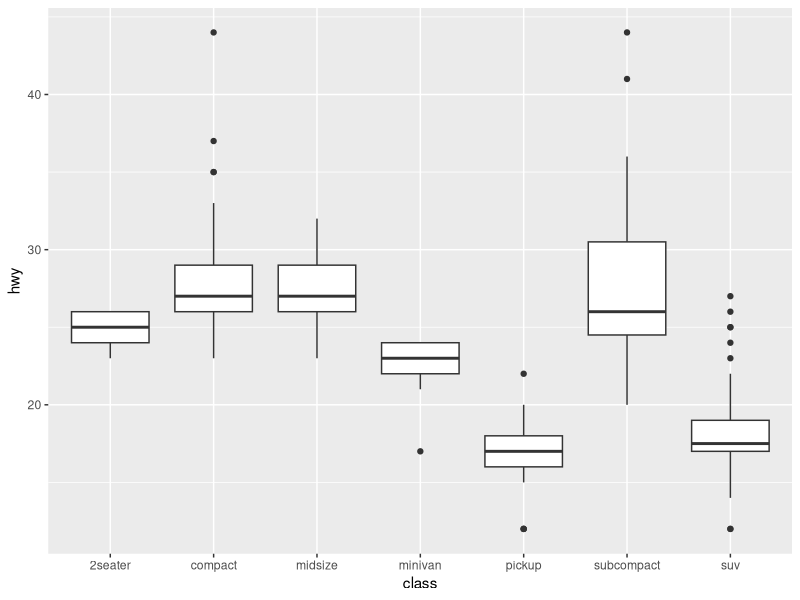
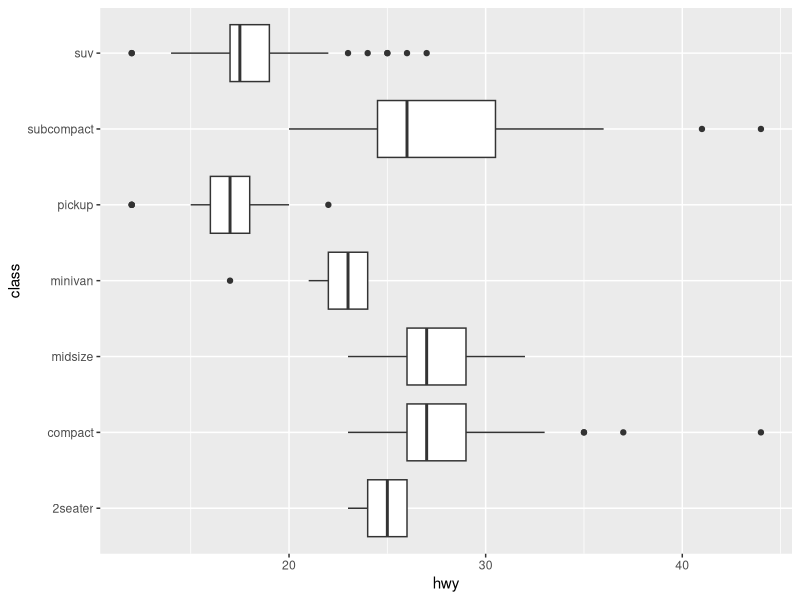
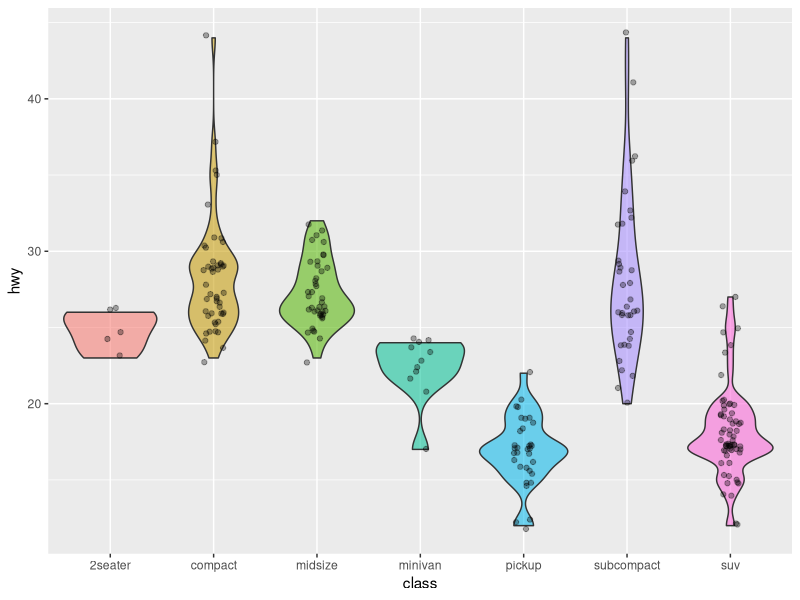
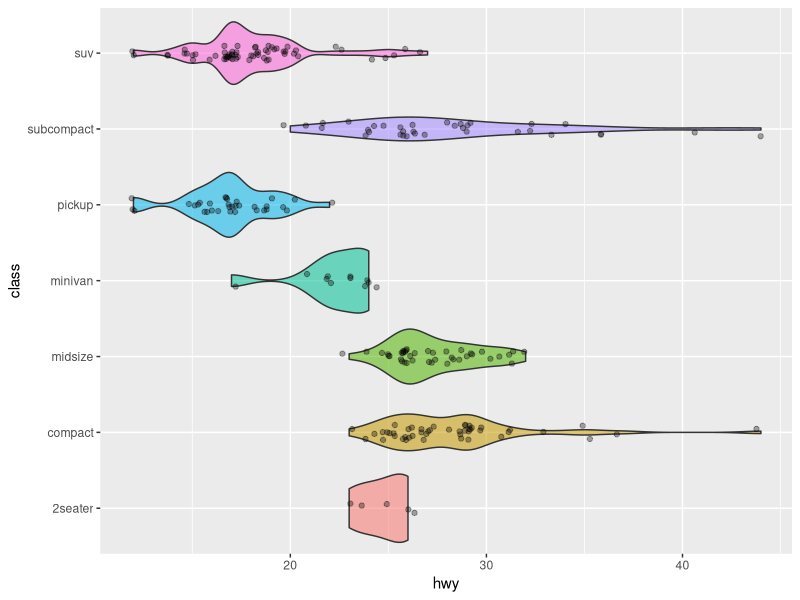
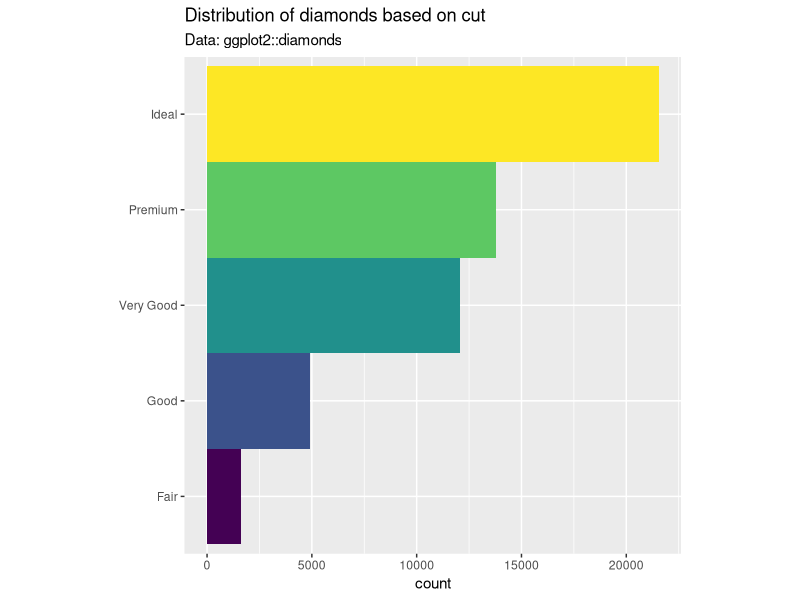
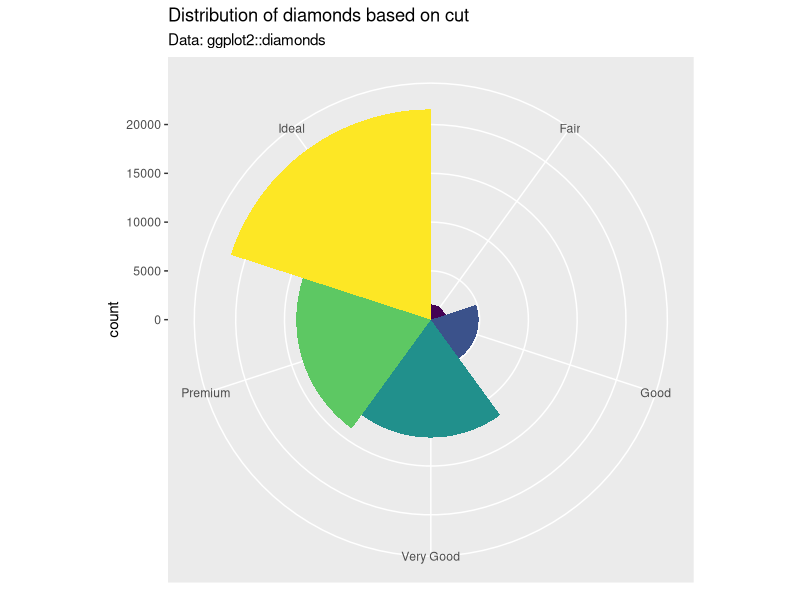
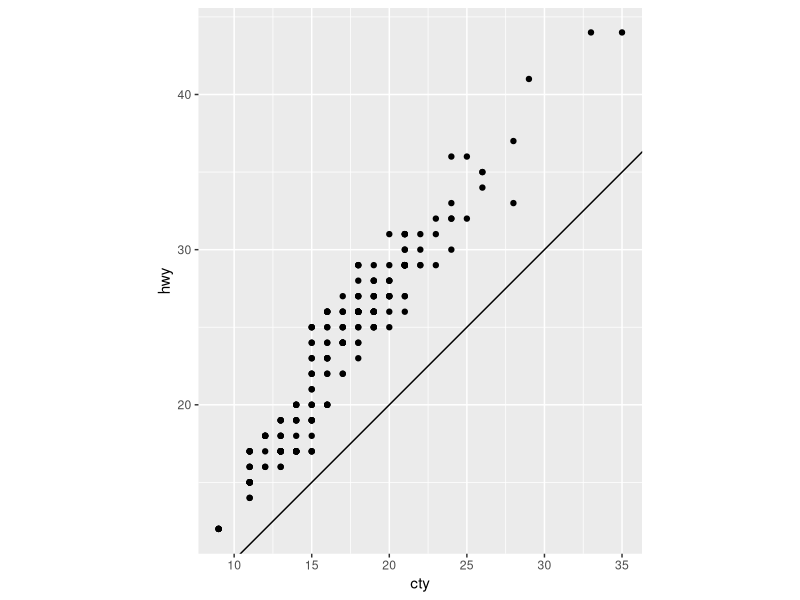

Write R code to recreate these figures, in order.
## ---- chunk 1
# loading libraries
library(tidyverse)

# modifying chart size
options(repr.plot.width=5, repr.plot.height=3)
## ---- chunk 2
ggplot(data = mpg, mapping = aes(x = class, y = hwy)) + 
  geom_boxplot()
## ---- chunk 3
ggplot(data = mpg, aes(x = class, y = hwy)) + 
  geom_boxplot() +
  coord_flip()
## ---- chunk 4
violin <- ggplot(data = mpg, mapping = aes(x = class, y = hwy)) + 
  geom_violin(aes(fill=class, alpha = 1/2), show.legend = FALSE) +
  geom_jitter(width = 0.1, alpha = 1/3) 

violin
## ---- chunk 5
violin + coord_flip()
## ---- chunk 6
bar <- ggplot(diamonds) +
  geom_bar(aes(x = cut, fill = cut), show.legend = FALSE, width = 1) +
  labs(x= NULL, 
       title = "Distribution of diamonds based on cut",
       subtitle = "Data: ggplot2::diamonds") +
  theme(aspect.ratio = 1)

bar + coord_flip()
## ---- chunk 7
bar + coord_polar()
## ---- chunk 8
ggplot(data = mpg, mapping = aes(x = cty, y = hwy)) +
  geom_point() + 
  geom_abline() +
  coord_fixed()
